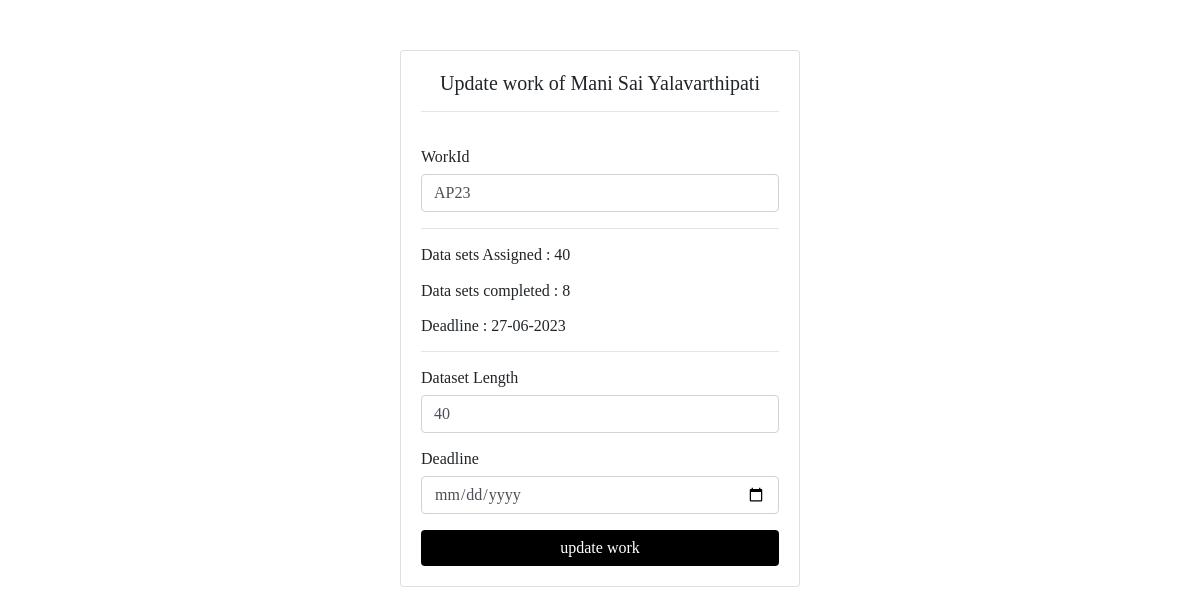
The page /updatedata1.php?id=Mani Sai Yalavarthipati on the database its author committed.
### tables this page shows
CREATE TABLE `teamlogin` (
  `id` int(100) NOT NULL,
  `username` varchar(40) NOT NULL,
  `password` char(255) NOT NULL,
  `email` varchar(100) NOT NULL,
  `contact` char(10) NOT NULL,
  `image` longblob NOT NULL,
  `workid` varchar(30) DEFAULT NULL,
  `assigndate` date DEFAULT NULL,
  `deadline` date DEFAULT NULL,
  `datasetlength` bigint(100) NOT NULL,
  `completed` bigint(100) NOT NULL,
  `pc` double NOT NULL
);

### updatedata1.php (the view, shortened to what this page needs)
<?php
  include("database.php");
  $id = $_GET["id"];
  $sql = "SELECT * FROM teamlogin WHERE username = '$id'";
  $result = mysqli_query($conn, $sql);
  $row = mysqli_fetch_assoc($result);
?>
<!DOCTYPE html>
<html lang="en">
<head>
    <link rel="stylesheet" href="https://stackpath.bootstrapcdn.com/bootstrap/4.5.2/css/bootstrap.min.css">
  <link rel="stylesheet" href="https://stackpath.bootstrapcdn.com/bootstrap/4.5.2/css/bootstrap.min.css">
</head>
<body>
<div class="row justify-content-center">
<div class="col-md-5">
    <div class="card custom-card custom-form-card" id="formCard">
      <div class="card-body">
        <h5 class="card-title" style="text-align: center;">Update work of <?php echo $row['username']; ?></h5>
        <hr>
        <form id="registrationForm2" method="post" action="updatedata1.php?id=<?php echo urlencode($id); ?>">
            <div class="form-group">
                <h6><br>WorkId</h6>
              <input type="text" class="form-control" id="wid" name="wid" value="<?php echo $row['workid']; ?>" placeholder="Enter WorkId" required>
              </div>
              <hr>
              <div class="form-group">
                <h6>Data sets Assigned : <?php echo $row['datasetlength']; ?></h6>
              </div>
              <div class="form-group">
                <h6>Data sets completed : <?php echo $row['completed']; ?></h6>
              </div>
              <div class="form-group">
              <h6>Deadline : <?php echo date("d-m-Y", strtotime($row['deadline'])); ?></h6>
              </div>
              <hr>
              <div class="form-group">
              <h6>Dataset Length</h6>
              <input type="number" class="form-control" id="num" name="num" value="<?php echo $row['datasetlength']; ?>" min=1 placeholder="Enter Length of data set assigned" required>
              </div>
              <div class="form-group">
            <h6>Deadline</h6>
            <input type="date" class="form-control" id="date" name="date" value="<?php echo date("Y-m-d", strtotime($row['deadline'])); ?> "min="<?php echo date('Y-m-d'); ?>" required>
          </div>
              <button type="submit" id="myButton" name = "bt" class="btn btn-primary custom-button">update work</button>
        </form>
      </div>
    </div>
  </div>
</div>
</body>
</html>

### updatedata1.php (style rules this page uses)
body { font-family: Georgia, serif; }
.custom-card { margin-bottom: 20px; }
.custom-form-card { width: 400px; height: fit-content; margin: 0 auto; margin-top: 50px; }
.custom-button { background-color: black; color: white; border: black; width: 100%; }

### rows shown on the page
teamlogin: username "Mani Sai Yalavarthipati", wid "AP23", datasetlength "40", completed "8", deadline "27-06-2023", num "40"
